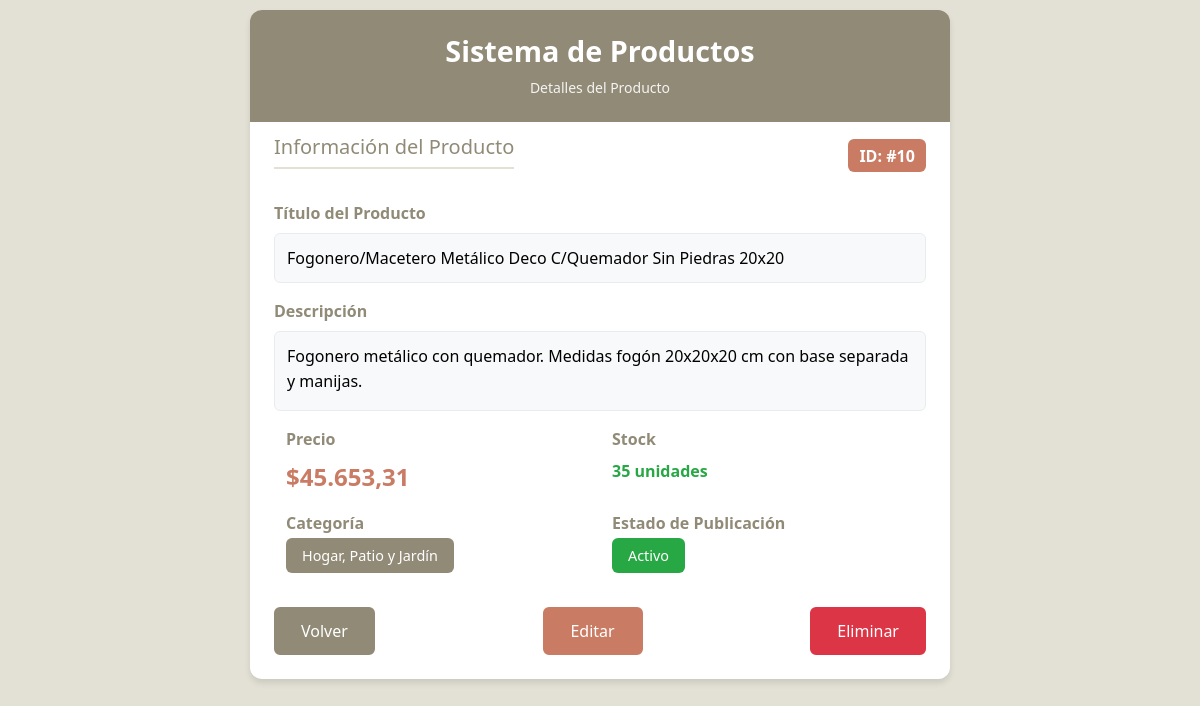
Page /ver.php?id=10 on the committed database.
### tables this page shows
CREATE TABLE productos (
  id_producto INT(11) UNSIGNED AUTO_INCREMENT PRIMARY KEY,
  titulo VARCHAR(150) NOT NULL,
  descripcion TEXT NOT NULL,
  precio DECIMAL(10,2) NOT NULL,
  stock INT(11) NOT NULL,
  categoria VARCHAR(100) NOT NULL,
  publicado BOOLEAN DEFAULT 1
);

### ver.php (the view, shortened to what this page needs)
<?php
$config = include 'config.php';
$resultado = [
    'error' => false,
    'mensaje' => ''
];
$host    = $config['db']['host'];
$dbname  = $config['db']['name'];
$user    = $config['db']['user'];
$pass    = $config['db']['pass'];
$options = $config['db']['options'];
try {
    $dsn = "mysql:host=$host;dbname=$dbname";
    $conexion = new PDO($dsn, $user, $pass, $options);
    $id = $_GET['id'];
    $consultaSQL = "SELECT * FROM productos WHERE id_producto = " . $id;
    $sentencia = $conexion->prepare($consultaSQL);
    $sentencia->execute();
    $producto = $sentencia->fetch(PDO::FETCH_ASSOC);
} catch(PDOException $error) {
    $resultado['error'] = true;
    $resultado['mensaje'] = $error->getMessage();
}
?>
<!DOCTYPE html>
<html lang="es">
<head>
    <link href="https://cdnjs.cloudflare.com/ajax/libs/bootstrap/5.3.0/css/bootstrap.min.css" rel="stylesheet">
</head>
<body>
    <div class="container contenedor-formulario">
        <div class="tarjeta-formulario">
            <?php if ($resultado['error']): ?>
            <div class="alert-custom" role="alert">
                <strong>Error:</strong> <?= $resultado['mensaje'] ?>
                <br><a href="index.php" class="btn btn-volver mt-2">Volver a la lista</a>
            </div>
            <?php else: ?>
            <div class="cabecera-formulario">
                <h3>Sistema de Productos</h3>
                <small>Detalles del Producto</small>
            </div>
            <?php if (isset($producto) && $producto): ?>
            <div class="cuerpo-formulario">
                <div class="seccion">
                <div class="d-flex justify-content-between align-items-center mb-3">
                    <h6 class="titulo-seccion ">Información del Producto</h6>
                    <span class="producto-titulo">ID: #<?= $producto['id_producto'] ?></span>
                </div>
                <div class="campo-detalle">
                    <label>Título del Producto</label>
                    <div class="campo-valor">
                        <?= htmlspecialchars($producto['titulo']) ?>
                    </div>
                </div>
                    <div class="campo-detalle">
                        <label>Descripción</label>
                        <div class="campo-valor-texto">
                            <?= htmlspecialchars($producto['descripcion']) ?>
                        </div>
                    </div>
                    <div class="row">
                        <div class="col-6">
                            <div class="campo-detalle">
                                <label>Precio</label>
                                <div>
                                    <span class="precio-valor">$<?= number_format($producto['precio'], 2, ',', '.') ?></span>
                                </div>
                            </div>
                        </div>
                        <div class="col-6">
                            <div class="campo-detalle">
                                <label>Stock</label>
                                <div>
                                    <span class="stock-valor <?= $producto['stock'] < 10 ? 'stock-bajo' : 'stock-normal' ?>">
                                        <?= $producto['stock'] ?> unidades
                                    </span>
                                </div>
                            </div>
                        </div>
                    </div>
                    <div class="row">
                        <div class="col-6">
                            <div class="campo-detalle">
                                <label>Categoría</label>
                                <div>
                                    <span class="badge-categoria"><?= $producto['categoria'] ?></span>
                                </div>
                            </div>
                        </div>
                        <div class="col-6">
                            <div class="campo-detalle">
                                <label>Estado de Publicación</label>
                                <div >
                                    <?php if ($producto['publicado']): ?>
                                        <span class="badge-activo">Activo</span>
                                    <?php else: ?>
                                        <span class="badge-pausado">Pausado</span>
                                    <?php endif; ?>
                                </div>
                            </div>
                        </div>
                    </div>
                </div>
                <div class="text-center acciones-botones">
                    <a href="index.php" class="btn-volver">Volver</a>
                    <a href="editar.php?id=<?= $producto['id_producto'] ?>" class="btn-editar">Editar</a>
                    <a href="borrar.php?id=<?= $producto['id_producto'] ?>" class="btn-eliminar" onclick="return confirm('¿Estás seguro de eliminar este producto?')">Eliminar</a>
                </div>
            </div>
            <?php endif; ?>
            <?php endif; ?>
        </div>
    </div>
</body>
</html>

### ver.php (style rules this page uses)
* { box-sizing: border-box; }
body { background-color: #e3e1d5; color: black; margin: 0; padding: 0; overflow-x: hidden; }
.contenedor-formulario { min-height: 100vh; display: flex; justify-content: center; align-items: flex-start; padding: 10px 20px; width: 100%; }
.tarjeta-formulario { max-width: 700px; width: 100%; border: none; border-radius: 12px; overflow: hidden; margin: 0 auto; box-shadow: 0 4px 6px rgba(0,0,0,0.1); }
.cabecera-formulario { background-color: #908A77; color: #FFFFFF; text-align: center; padding: 1.5rem; }
.cabecera-formulario h3 { margin: 0; font-size: 1.8rem; font-weight: bold; }
.cabecera-formulario small { display: block; margin-top: 0.5rem; opacity: 0.9; }
.producto-titulo { display: inline-block; padding: 0.3rem 0.7rem; background-color: #C97B63; color: #fff; font-size: 1rem; font-weight: bold; border-radius: 6px; }
.cuerpo-formulario { background-color: #FFFFFF; padding: 5px 1.5rem 1.5rem 1.5rem; }
.titulo-seccion { color: #908A77; font-size: 20px; margin-bottom: 1rem; margin-top: 0.5rem; border-bottom: 2px solid #e3e1d5; padding-bottom: 0.5rem; }
.campo-detalle { margin-bottom: 1rem; }
.campo-detalle label { font-weight: bold; color: #908A77; display: block; margin-bottom: 0.5rem; }
.campo-valor { background-color: #f8f9fa; border: 1px solid #e9ecef; border-radius: 6px; padding: 0.75rem; min-height: 42px; display: flex; align-items: center; }
.campo-valor-texto { background-color: #f8f9fa; border: 1px solid #e9ecef; border-radius: 6px; padding: 0.75rem; min-height: 80px; line-height: 1.6; }
.precio-valor { font-size: 1.5rem; font-weight: bold; color: #C97B63; }
.stock-valor { font-weight: bold; }
.stock-normal { color: #28a745; }
.badge-activo { background-color: #28a745; color: white; padding: 0.5rem 1rem; border-radius: 6px; font-size: 0.9rem; }
.badge-categoria { background-color: #908A77; color: white; padding: 0.5rem 1rem; border-radius: 6px; font-size: 0.9rem; }
.btn-editar, .btn-volver, .btn-eliminar { padding: 10px 25px; border-radius: 6px; font-weight: 500; text-decoration: none; min-width: 100px; text-align: center; display: inline-block; }
.btn-editar { background-color: #C97B63; color: #FFFFFF; border: 2px solid #C97B63; }
.btn-volver { background-color: #908A77; color: #FFFFFF; border: 2px solid #908A77; }
.btn-eliminar { background-color: #dc3545; color: #FFFFFF; border: 2px solid #dc3545; }
.acciones-botones { margin-top: 1.5rem; display: flex; flex-direction: row; justify-content: space-between; gap: 10px; }
.container { max-width: 100%; overflow-x: hidden; }
.row { margin-left: 0; margin-right: 0; }
.col-6 { padding-left: 0.75rem; padding-right: 0.75rem; }

### rows in the picture
productos: id_producto "10", titulo "Fogonero/Macetero Metálico Deco C/Quemador Sin Piedras 20x20", descripcion "Fogonero metálico con quemador. Medidas fogón 20x20x20 cm con base separada y manijas.", precio "45.653,31", stock "35", categoria "Hogar, Patio y Jardín"
